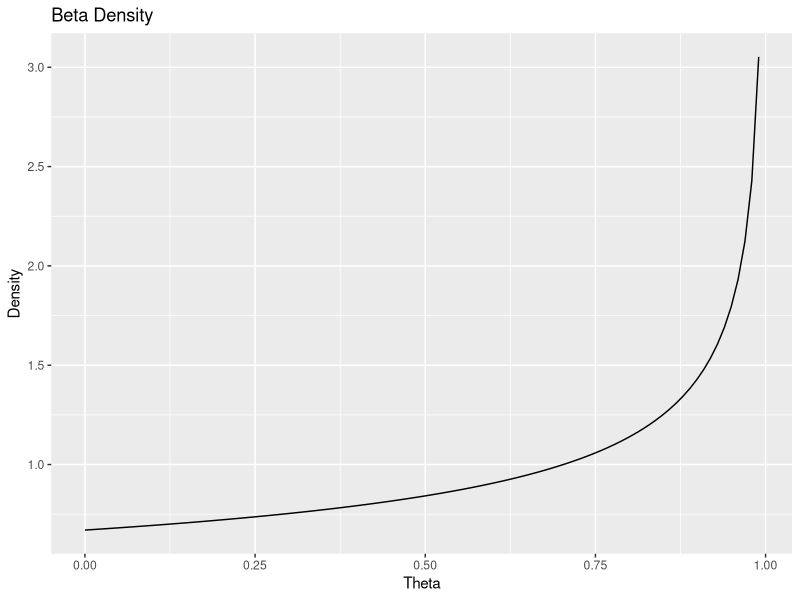
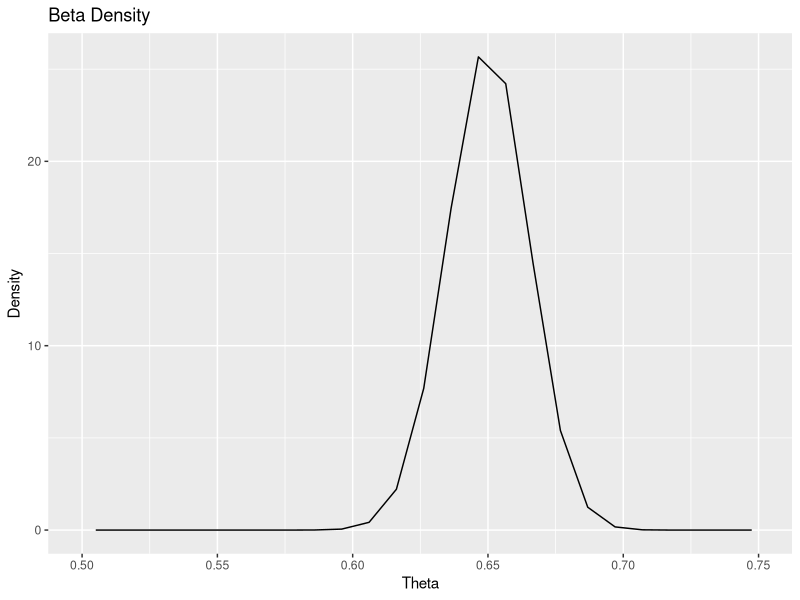
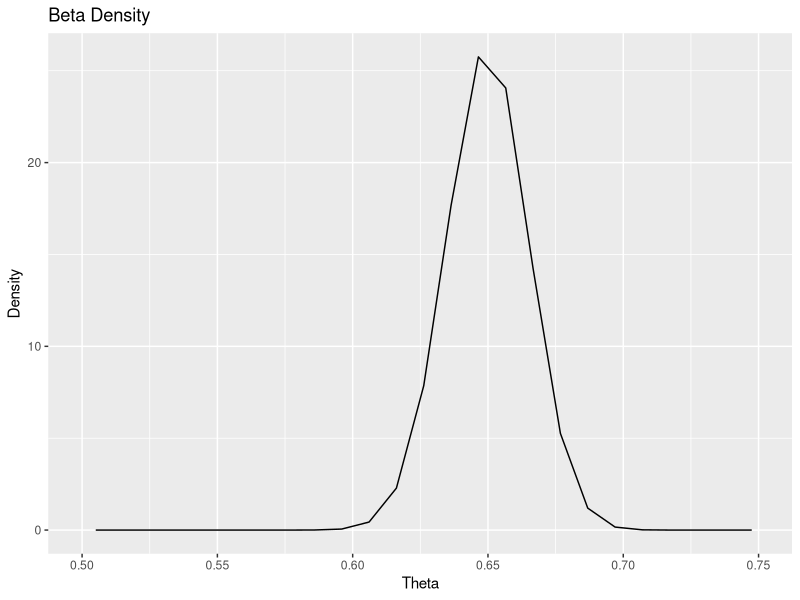
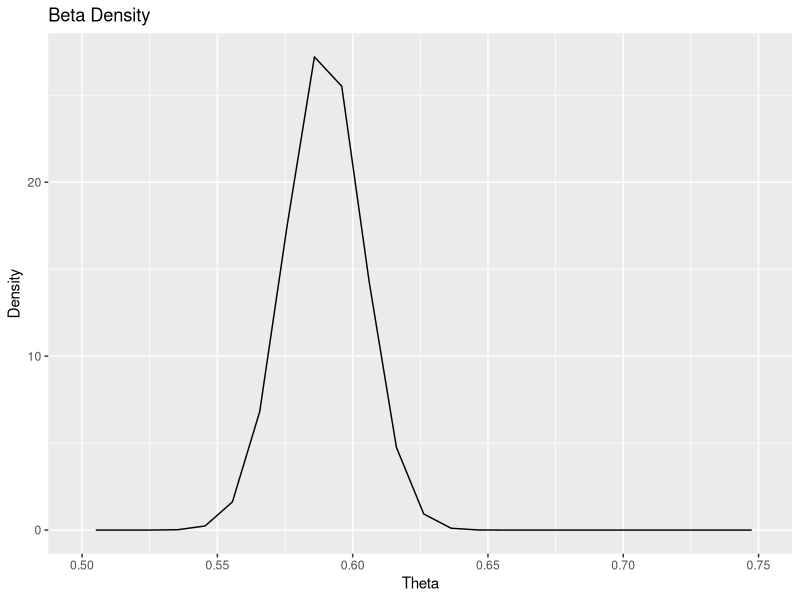
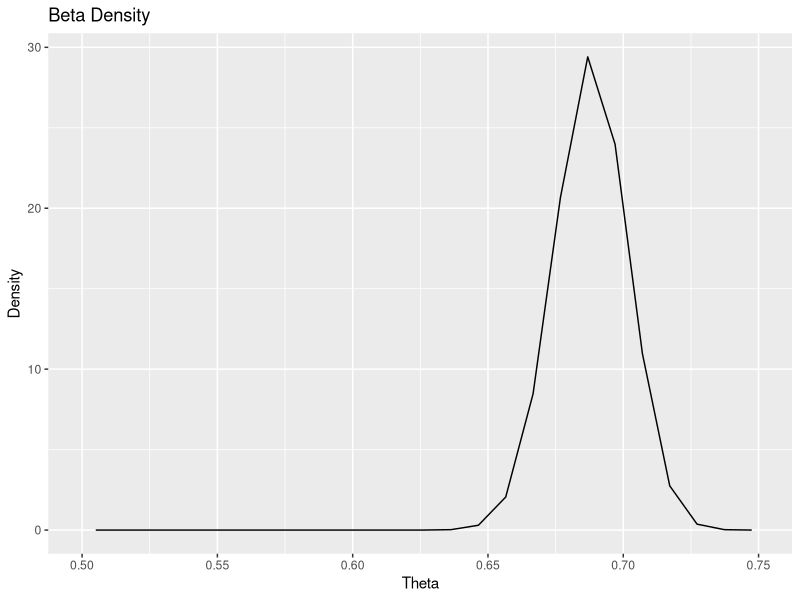

These charts were generated, in order, by the following R code:
## ---- chunk 1

## Suppress all warnings

options(warn=-1)

## ---- chunk 2

## Load in necessary packages

library(ggplot2)

## Set mean and variance

mu <- 0.6
var <- 0.09

## Estimate the beta parameters

est_beta_params <- function(mu, var) {
    
    alpha <- (((1 - mu) / var) - (1 / mu)) * mu^2
    beta <- alpha * ((1 / mu) - 1)
    return(round(c(alpha, beta), 2))
    
}

beta_params <- est_beta_params(mu, var)

## Establish the x-axis values

theta <- seq(0, 1, length.out = 100)

## Set the beta density

beta_density <- dbeta(x = theta,
                      shape1 = beta_params[1],
                      shape2 = beta_params[2])

beta_density <- beta_density[-length(beta_density)]
theta <- theta[-length(theta)]

## Build the density plot

ggplot() +
    geom_line(aes(x = theta, y = beta_density)) +
    labs(x = "Theta", y = "Density", title = "Beta Density")

## ---- chunk 3

## Set the sample size

n <- 1000

## Set the number of yes votes

y <- n * 0.65

## Set post alpha and beta

post_alpha <- y + beta_params[1]
post_beta <- (n - y) + beta_params[2]

## Posterior mean and variance

post_mean <- round(post_alpha / (post_alpha + post_beta), 4)
post_var <- round(sqrt((post_alpha * post_beta) / ((post_alpha + post_beta)^2 * (post_alpha + post_beta + 1))), 4)

## Calculate the posterior density

post_density <- dbeta(x = theta,
                      shape1 = post_alpha,
                      shape2 = post_beta)

## Build the density plot

ggplot() +
    geom_line(aes(x = theta, y = post_density)) +
    labs(x = "Theta", y = "Density", title = "Beta Density") +
    xlim(c(0.5, 0.75))

## ---- chunk 4

## First sensitivity check



## Set mean and variance

mu <- 0.5
var <- (1/12)

## Set post alpha and beta

post_alpha <- y + 1
post_beta <- (n - y) + 1

## Establish the x-axis values

theta <- seq(0, 1, length.out = 100)

## Set the beta density

beta_density <- dbeta(x = theta,
                      shape1 = post_alpha,
                      shape2 = post_beta)

beta_density <- beta_density[-length(beta_density)]
theta <- theta[-length(theta)]

## Build the density plot

ggplot() +
    geom_line(aes(x = theta, y = beta_density)) +
    labs(x = "Theta", y = "Density", title = "Beta Density") +
    xlim(c(0.5, 0.75))

## ---- chunk 5

## Second sensitivity check



## Set mean and variance

mu <- 0.3
var <- 0.001

## Estimate the beta parameters

beta_params <- est_beta_params(mu, var)

## Set post alpha and beta

post_alpha <- y + beta_params[1]
post_beta <- (n - y) + beta_params[2]

## Establish the x-axis values

theta <- seq(0, 1, length.out = 100)

## Set the beta density

beta_density <- dbeta(x = theta,
                      shape1 = post_alpha,
                      shape2 = post_beta)

beta_density <- beta_density[-length(beta_density)]
theta <- theta[-length(theta)]

## Build the density plot

ggplot() +
    geom_line(aes(x = theta, y = beta_density)) +
    labs(x = "Theta", y = "Density", title = "Beta Density") +
    xlim(c(0.5, 0.75))

## ---- chunk 6

## Third sensitivity check



## Set mean and variance

mu <- 0.9
var <- 0.0005

## Estimate the beta parameters

beta_params <- est_beta_params(mu, var)

## Set post alpha and beta

post_alpha <- y + beta_params[1]
post_beta <- (n - y) + beta_params[2]

## Establish the x-axis values

theta <- seq(0, 1, length.out = 100)

## Set the beta density

beta_density <- dbeta(x = theta,
                      shape1 = post_alpha,
                      shape2 = post_beta)

beta_density <- beta_density[-length(beta_density)]
theta <- theta[-length(theta)]

## Build the density plot

ggplot() +
    geom_line(aes(x = theta, y = beta_density)) +
    labs(x = "Theta", y = "Density", title = "Beta Density") +
    xlim(c(0.5, 0.75))

